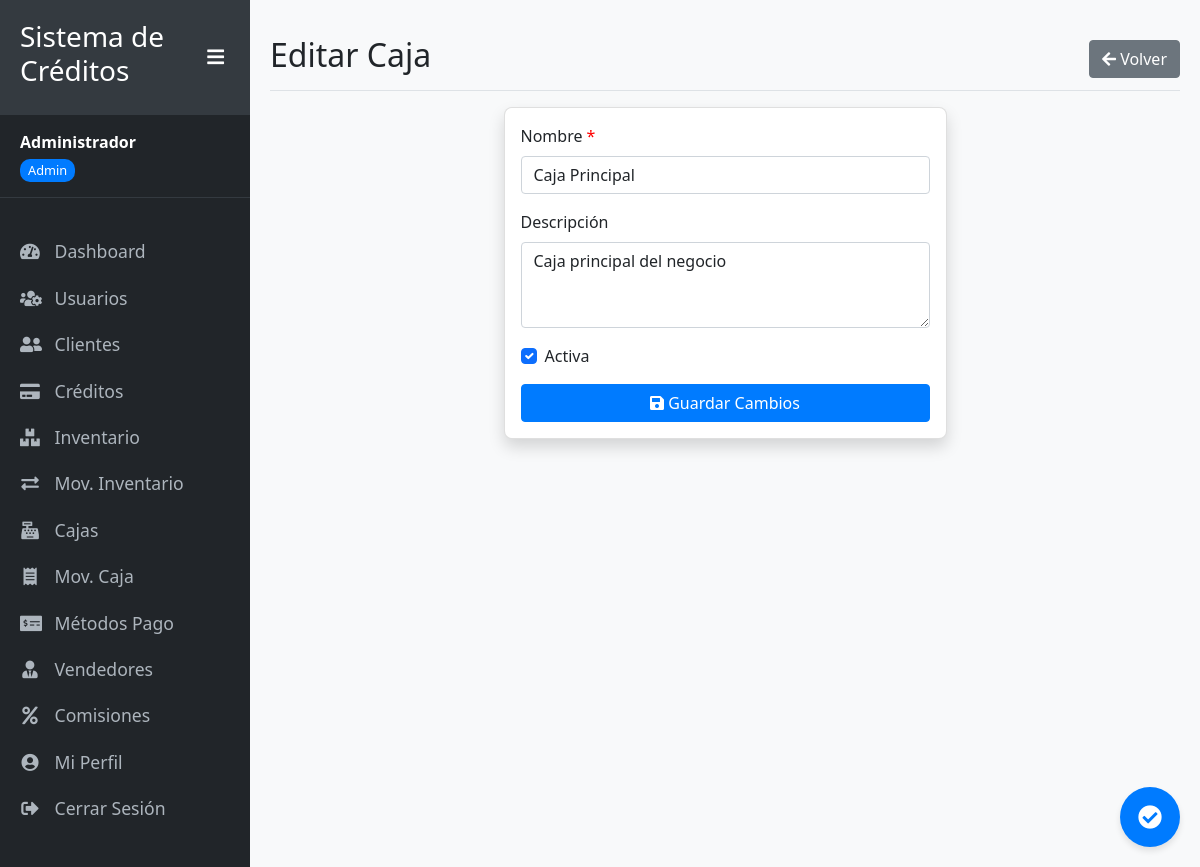
Page /editar_caja/1 (signed in) on the committed database.
### app_simple.py (models this page shows, shortened)
class Usuario(UserMixin, db.Model):
    id = db.Column(db.Integer, primary_key=True)
    nombre = db.Column(db.String(100), nullable=False)
    email = db.Column(db.String(100), unique=True, nullable=False)
    password_hash = db.Column(db.String(200), nullable=False)
    rol = db.Column(db.String(20), default='usuario')  # admin, usuario, cobrador, vendedor
    activo = db.Column(db.Boolean, default=True)
    fecha_creacion = db.Column(db.DateTime, default=datetime.utcnow)

class Caja(db.Model):
    id = db.Column(db.Integer, primary_key=True)
    nombre = db.Column(db.String(50), nullable=False)
    descripcion = db.Column(db.String(200))
    saldo_inicial = db.Column(db.Numeric(10, 2), default=0)
    saldo_actual = db.Column(db.Numeric(10, 2), default=0)
    activa = db.Column(db.Boolean, default=True)
    fecha_creacion = db.Column(db.DateTime, default=datetime.utcnow)
    movimientos = db.relationship('MovimientoCaja', backref='caja', lazy=True)

### app_simple.py (the view, shortened to what this page needs)
@app.route('/editar_caja/<int:caja_id>', methods=['GET', 'POST'])
@login_required
def editar_caja(caja_id):
    caja = Caja.query.get_or_404(caja_id)
    form = CajaForm(obj=caja)
    del form.saldo_inicial
    return render_template('finanzas/form_caja.html', form=form, caja=caja)

### app_simple.py
class CajaForm(FlaskForm):
    nombre = StringField('Nombre', validators=[DataRequired(), Length(min=2, max=50)])
    descripcion = TextAreaField('Descripción')
    saldo_inicial = StringField('Saldo Inicial', validators=[DataRequired()])
    activa = BooleanField('Activa', default=True)
    submit = SubmitField('Guardar')

### app_simple.py (called while the page is built)
@login_manager.user_loader
def load_user(user_id):
    return Usuario.query.get(int(user_id))

### templates/finanzas/form_caja.html (shortened to what this page needs)
{% extends "layouts/base.html" %}
{% block content %}
<div class="d-flex justify-content-between flex-wrap flex-md-nowrap align-items-center pt-3 pb-2 mb-3 border-bottom">
    <h1 class="h2">{{ 'Editar' if caja else 'Crear Nueva' }} Caja</h1>
    <div class="btn-toolbar mb-2 mb-md-0">
        <a href="{{ url_for('cajas') }}" class="btn btn-secondary">
            <i class="fas fa-arrow-left"></i> Volver
        </a>
    </div>
</div>
<div class="row">
    <div class="col-md-8 col-lg-6 mx-auto">
        <div class="card shadow">
            <div class="card-body">
                <form method="POST" action="{{ url_for('editar_caja', caja_id=caja.id) if caja else url_for('crear_caja') }}">
                    <div class="mb-3">
                        {{ form.nombre.label(class="form-label required") }}
                        {{ form.nombre(class="form-control" + (" is-invalid" if form.nombre.errors else "")) }}
                    </div>
                    <div class="mb-3">
                        {{ form.descripcion.label(class="form-label") }}
                        {{ form.descripcion(class="form-control" + (" is-invalid" if form.descripcion.errors else ""), rows="3") }}
                    </div>
                    <div class="mb-3 form-check">
                        {{ form.activa(class="form-check-input") }}
                        {{ form.activa.label(class="form-check-label") }}
                    </div>
                    <div class="d-grid gap-2">
                        <button type="submit" class="btn btn-primary">
                            <i class="fas fa-save"></i> {{ 'Guardar Cambios' if caja else 'Crear Caja' }}
                        </button>
                    </div>
                </form>
            </div>
        </div>
    </div>
</div>
{% endblock %}

### templates/layouts/base.html (shortened to what this page needs)
<!DOCTYPE html>
<html lang="es">
<head>
    <link href="https://cdn.jsdelivr.net/npm/bootstrap@5.1.3/dist/css/bootstrap.min.css" rel="stylesheet">
    <link rel="stylesheet" href="https://cdnjs.cloudflare.com/ajax/libs/font-awesome/5.15.4/css/all.min.css">
    <link rel="stylesheet" href="{{ url_for("static", filename="css/style.css")  }}">
<link rel="stylesheet" href="{{ url_for('static', filename='css/mobile.css') }}">
</head>
<body>
    <div class="wrapper d-flex">
        {% if current_user.is_authenticated %}
        <nav id="sidebar">
            <div class="sidebar-header">
                <h3>Sistema de Créditos</h3>
                <button type="button" id="toggleSidebar" class="d-none d-md-block">
                    <i class="fas fa-bars"></i>
                </button>
            </div>
            <div class="user-info d-none d-md-block">
                <strong>{{ current_user.nombre }}</strong><br>
                <span class="user-role">{{ current_user.rol | capitalize }}</span>
            </div>
            <ul class="list-unstyled components">
                <li data-path="{{ url_for("dashboard") }}">
                    <a href="{{ url_for("dashboard") }}"><i class="fas fa-tachometer-alt"></i> <span class="menu-text">Dashboard</span></a>
                </li>
                {% if current_user.rol == "admin" %}
                <li data-path="{{ url_for("usuarios") }}">
                    <a href="{{ url_for("usuarios") }}"><i class="fas fa-users-cog"></i> <span class="menu-text">Usuarios</span></a>
                </li>
                {% endif %}
                {% if current_user.rol in ["admin", "vendedor"] %}
                <li data-path="{{ url_for("clientes") }}">
                    <a href="{{ url_for("clientes") }}"><i class="fas fa-user-friends"></i> <span class="menu-text">Clientes</span></a>
                </li>
                {% endif %}
                {% if current_user.rol in ["admin", "vendedor"] %}
                <li data-path="{{ url_for("creditos") }}">
                    <a href="{{ url_for("creditos") }}"><i class="fas fa-credit-card"></i> <span class="menu-text">Créditos</span></a>
                </li>
                {% endif %}
                {% if current_user.rol == "admin" %}
                <li data-path="{{ url_for("inventario") }}">
                    <a href="{{ url_for("inventario") }}"><i class="fas fa-boxes"></i> <span class="menu-text">Inventario</span></a>
                </li>
                 <li data-path="{{ url_for("movimientos_inventario") }}">
                    <a href="{{ url_for("movimientos_inventario") }}"><i class="fas fa-exchange-alt"></i> <span class="menu-text">Mov. Inventario</span></a>
                </li>
                {% endif %}
                {% if current_user.rol == "admin" %}
                <li data-path="{{ url_for("cajas") }}">
                    <a href="{{ url_for("cajas") }}"><i class="fas fa-cash-register"></i> <span class="menu-text">Cajas</span></a>
                </li>
                 <li data-path="{{ url_for("movimientos_caja") }}">
                    <a href="{{ url_for("movimientos_caja") }}"><i class="fas fa-receipt"></i> <span class="menu-text">Mov. Caja</span></a>
                </li>
                 <li data-path="{{ url_for("metodos_pago") }}">
                    <a href="{{ url_for("metodos_pago") }}"><i class="fas fa-money-check-alt"></i> <span class="menu-text">Métodos Pago</span></a>
                </li>
                 <li data-path="{{ url_for("vendedores") }}">
                    <a href="{{ url_for("vendedores") }}"><i class="fas fa-user-tie"></i> <span class="menu-text">Vendedores</span></a>
                </li>
                 <li data-path="{{ url_for("comisiones") }}">
                    <a href="{{ url_for("comisiones") }}"><i class="fas fa-percent"></i> <span class="menu-text">Comisiones</span></a>
                </li>
                {% endif %}
                 <li data-path="{{ url_for("perfil") }}">
                    <a href="{{ url_for("perfil") }}"><i class="fas fa-user-circle"></i> <span class="menu-text">Mi Perfil</span></a>
                </li>
                <li>
                    <a href="{{ url_for("logout") }}"><i class="fas fa-sign-out-alt"></i> <span class="menu-text">Cerrar Sesión</span></a>
                </li>
            </ul>
        </nav>
        {% endif %}
        <div id="content" class="{% if not current_user.is_authenticated %}w-100{% endif %}">
            {% block content %}{% endblock %}
            {% if current_user.is_authenticated %}
            <button type="button" id="sync-button" class="sync-button" data-bs-toggle="tooltip" data-bs-placement="left" title="Datos sincronizados">
                <i class="fas fa-check-circle"></i>
            </button>
            {% endif %}
        </div>
    </div>
</body>
</html>

### static/css/style.css (style rules this page uses)
body { font-family: 'Segoe UI', Tahoma, Geneva, Verdana, sans-serif; background-color: #f8f9fa; overflow-x: hidden; }
.wrapper { display: flex; width: 100%; overflow: hidden; }
#sidebar { min-width: 250px; max-width: 250px; min-height: 100vh; background: #212529; color: #fff; transition: all 0.3s; z-index: 1000; }
#sidebar .sidebar-header { padding: 20px; background: #343a40; display: flex; justify-content: space-between; align-items: center; }
#sidebar ul.components { padding: 20px 0; }
#sidebar ul li a { padding: 10px 20px; font-size: 1.1em; display: block; color: #adb5bd; text-decoration: none; transition: all 0.3s; position: relative; white-space: nowrap; }
#sidebar ul li a i { margin-right: 10px; width: 20px; text-align: center; }
.user-info { padding: 15px 20px; border-bottom: 1px solid #343a40; margin-bottom: 10px; white-space: nowrap; overflow: hidden; text-overflow: ellipsis; }
.user-role { display: inline-block; font-size: 0.8em; padding: 2px 8px; border-radius: 10px; background-color: #007bff; color: white; margin-top: 5px; }
#content { width: 100%; padding: 20px; min-height: 100vh; transition: all 0.3s; overflow-y: auto; }
#toggleSidebar { background: transparent; border: none; color: white; font-size: 1.2em; cursor: pointer; }
.card { border-radius: 0.5rem; box-shadow: 0 0.125rem 0.25rem rgba(0, 0, 0, 0.075); margin-bottom: 1.5rem; }
.form-label.required::after { content: " *"; color: red; }
.btn { border-radius: 0.25rem; font-weight: 500; }
.btn-primary { background-color: #007bff; border-color: #007bff; }
.sync-button { position: fixed; bottom: 20px; right: 20px; width: 60px; height: 60px; border-radius: 50%; background-color: #007bff; color: white; display: flex; justify-content: center; align-items: center; box-shadow: 0 4px 6px rgba(0, 0, 0, 0.1); z-index: 1000; cursor: pointer; border: none; }
.sync-button i { font-size: 24px; }
body { padding-top: 60px; }
@media (min-width: 768px) { body { padding-top: 0; } }

### rows in the picture
Usuario: nombre "Administrador", rol "Admin"
Caja: nombre "Caja Principal", descripcion "Caja principal del negocio", activa "☑"

### other values in the picture
{{ 'Editar' if caja else 'Crear Nueva' }} "Editar"
{{ 'Guardar Cambios' if caja else 'Crear Caja' }} "Guardar Cambios"
